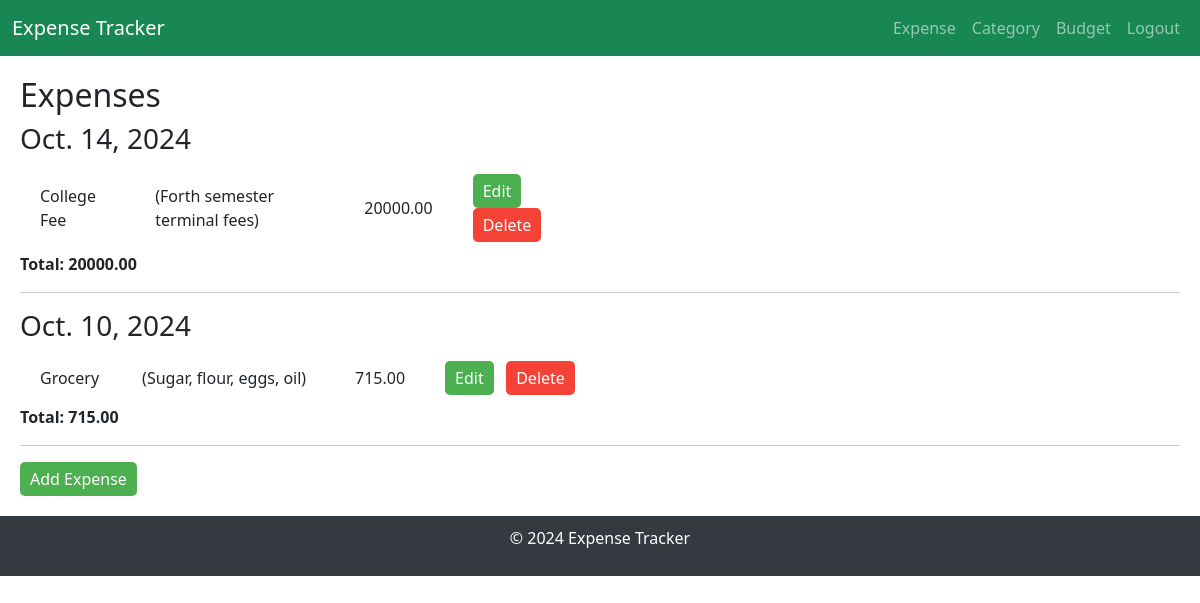
/expense/showexpense/ (signed in), run on the app's committed database.
### expense/models.py (models this page shows, shortened)
class Expense(models.Model):
    user = models.ForeignKey(User, on_delete=models.CASCADE)
    name = models.CharField(max_length=200, null=True)
    category = models.ForeignKey(Category, on_delete=models.SET_NULL, null=True)
    amount = models.DecimalField(max_digits=10, decimal_places=2)
    description = models.TextField(null=True, blank=True)
    date = models.DateField()

### expense/views.py (the view)
# urls.py: path('showexpense/', views.expense_list, name='expense_list'),
@login_required
@login_required
def expense_list(request):
    expenses = Expense.objects.filter(user=request.user).order_by('-date')
    grouped_expenses = defaultdict(list)
    for expense in expenses:
        grouped_expenses[expense.date].append(expense)
    expenses_with_totals = [
        {
            "date": date,
            "expenses": grouped_expenses[date],
            "total": sum(exp.amount for exp in grouped_expenses[date])
        }
        for date in sorted(grouped_expenses.keys(), reverse=True)
    ]
    return render(request, 'expense/expense_list.html', {
        'expenses_with_totals': expenses_with_totals
    })

### expense/templates/expense/expense_list.html (shortened to what this page needs)
{% extends 'layout.html' %}
{% block content %}
<div class="expenses-container">
    <h2>Expenses</h2>
    {% for group in expenses_with_totals %}
        <h3>{{ group.date|date:"M. d, Y" }}</h3>
        <table>
            <tbody>
                {% for expense in group.expenses %}
                <tr>
                    <td>{{ expense.name }}</td>
                    <td>({{ expense.description }})</td>
                    <td class="table-text-right">{{ expense.amount }}</td>
                    <td>
                        <a href="/updateexpense/{{ expense.id }}" class="btn btn-primary">
                            Edit
                        </a>
                        <a href="/deleteexpense/{{ expense.id }}" class="btn btn-danger" onclick="return confirm('Are you sure you want to delete this expense?')">
                            Delete
                        </a>
                    </td>
                </tr>
                {% endfor %}
            </tbody>
        </table>
        <strong>Total: {{ group.total }}</strong>
        <hr>
    {% endfor %}
    <a href="{% url 'add_expense' %}" class="btn btn-primary">Add Expense</a>
</div>
{% endblock %}

### expense/templates/layout.html (style rules this page uses)
table { width: 50%; border-spacing: 0 10px; }
table td { padding: 10px 20px; border: none; }
.table-text-right { text-align: right; }
.btn-primary { background-color: #4CAF50; color: white; border: none; padding: 5px 10px; border-radius: 5px; cursor: pointer; text-decoration: none; }
.btn-danger { background-color: #f44336; color: white; border: none; padding: 5px 10px; border-radius: 5px; cursor: pointer; text-decoration: none; }
.expenses-container { padding: 20px; }

### data on the page
Expense: date "Oct. 14, 2024", name "College Fee", description "Forth semester terminal fees", amount "20000.00"
Expense: date "Oct. 10, 2024", name "Grocery", description "Sugar, flour, eggs, oil", amount "715.00"

### other printed values
{{ group.total }} "20000.00" "715.00"
